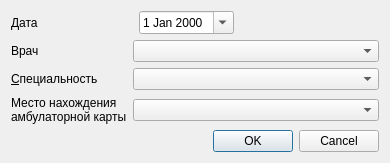
<?xml version="1.0" encoding="UTF-8"?>
<ui version="4.0">
 <class>ReportPersonTimetable</class>
 <widget class="QDialog" name="ReportPersonTimetable">
  <property name="geometry">
   <rect>
    <x>0</x>
    <y>0</y>
    <width>390</width>
    <height>159</height>
   </rect>
  </property>
  <property name="windowTitle">
   <string>Dialog</string>
  </property>
  <layout class="QGridLayout" name="gridLayout">
   <item row="0" column="4">
    <widget class="CDateEdit" name="edtBegDate">
     <property name="sizePolicy">
      <sizepolicy hsizetype="Maximum" vsizetype="Fixed">
       <horstretch>0</horstretch>
       <verstretch>0</verstretch>
      </sizepolicy>
     </property>
     <property name="calendarPopup">
      <bool>true</bool>
     </property>
    </widget>
   </item>
   <item row="1" column="3" colspan="2">
    <widget class="CPersonComboBoxEx" name="cmbPerson"/>
   </item>
   <item row="2" column="3" colspan="2">
    <widget class="CRBComboBox" name="cmbSpeciality">
     <property name="whatsThis">
      <string>&lt;html&gt;&lt;head&gt;&lt;meta name=&quot;qrichtext&quot; content=&quot;1&quot; /&gt;&lt;style type=&quot;text/css&quot;&gt;
p, li { white-space: pre-wrap; }
&lt;/style&gt;&lt;/head&gt;&lt;body style=&quot; font-family:'MS Shell Dlg 2'; font-size:8.25pt; font-weight:400; font-style:normal;&quot;&gt;
&lt;p style=&quot;-qt-paragraph-type:empty; margin-top:0px; margin-bottom:0px; margin-left:0px; margin-right:0px; -qt-block-indent:0; text-indent:0px;&quot;&gt;&lt;/p&gt;&lt;/body&gt;&lt;/html&gt;</string>
     </property>
    </widget>
   </item>
   <item row="0" column="0">
    <widget class="QLabel" name="lblBegDate">
     <property name="text">
      <string>Дата</string>
     </property>
     <property name="buddy">
      <cstring>edtBegDate</cstring>
     </property>
    </widget>
   </item>
   <item row="1" column="0">
    <widget class="QLabel" name="label_3">
     <property name="text">
      <string>Врач</string>
     </property>
    </widget>
   </item>
   <item row="5" column="4">
    <widget class="QDialogButtonBox" name="buttonBox">
     <property name="orientation">
      <enum>Qt::Horizontal</enum>
     </property>
     <property name="standardButtons">
      <set>QDialogButtonBox::Cancel|QDialogButtonBox::Ok</set>
     </property>
    </widget>
   </item>
   <item row="2" column="0" colspan="2">
    <widget class="QLabel" name="lblSpeciality">
     <property name="text">
      <string>&amp;Специальность</string>
     </property>
     <property name="buddy">
      <cstring>cmbSpeciality</cstring>
     </property>
    </widget>
   </item>
   <item row="3" column="0" colspan="2">
    <widget class="QLabel" name="lblLocationCardType">
     <property name="text">
      <string>Место нахождения
амбулаторной карты</string>
     </property>
     <property name="textFormat">
      <enum>Qt::AutoText</enum>
     </property>
    </widget>
   </item>
   <item row="3" column="3" colspan="2">
    <widget class="CRBComboBox" name="cmbLocationCardType"/>
   </item>
  </layout>
 </widget>
 <customwidgets>
  <customwidget>
   <class>CDateEdit</class>
   <extends>QDateEdit</extends>
   <header>library/DateEdit.h</header>
  </customwidget>
  <customwidget>
   <class>CPersonComboBoxEx</class>
   <extends>QComboBox</extends>
   <header>Orgs/PersonComboBoxEx.h</header>
  </customwidget>
  <customwidget>
   <class>CRBComboBox</class>
   <extends>QComboBox</extends>
   <header>library/crbcombobox.h</header>
  </customwidget>
 </customwidgets>
 <resources/>
 <connections>
  <connection>
   <sender>buttonBox</sender>
   <signal>accepted()</signal>
   <receiver>ReportPersonTimetable</receiver>
   <slot>accept()</slot>
   <hints>
    <hint type="sourcelabel">
     <x>248</x>
     <y>254</y>
    </hint>
    <hint type="destinationlabel">
     <x>157</x>
     <y>274</y>
    </hint>
   </hints>
  </connection>
  <connection>
   <sender>buttonBox</sender>
   <signal>rejected()</signal>
   <receiver>ReportPersonTimetable</receiver>
   <slot>reject()</slot>
   <hints>
    <hint type="sourcelabel">
     <x>316</x>
     <y>260</y>
    </hint>
    <hint type="destinationlabel">
     <x>286</x>
     <y>274</y>
    </hint>
   </hints>
  </connection>
 </connections>
</ui>
